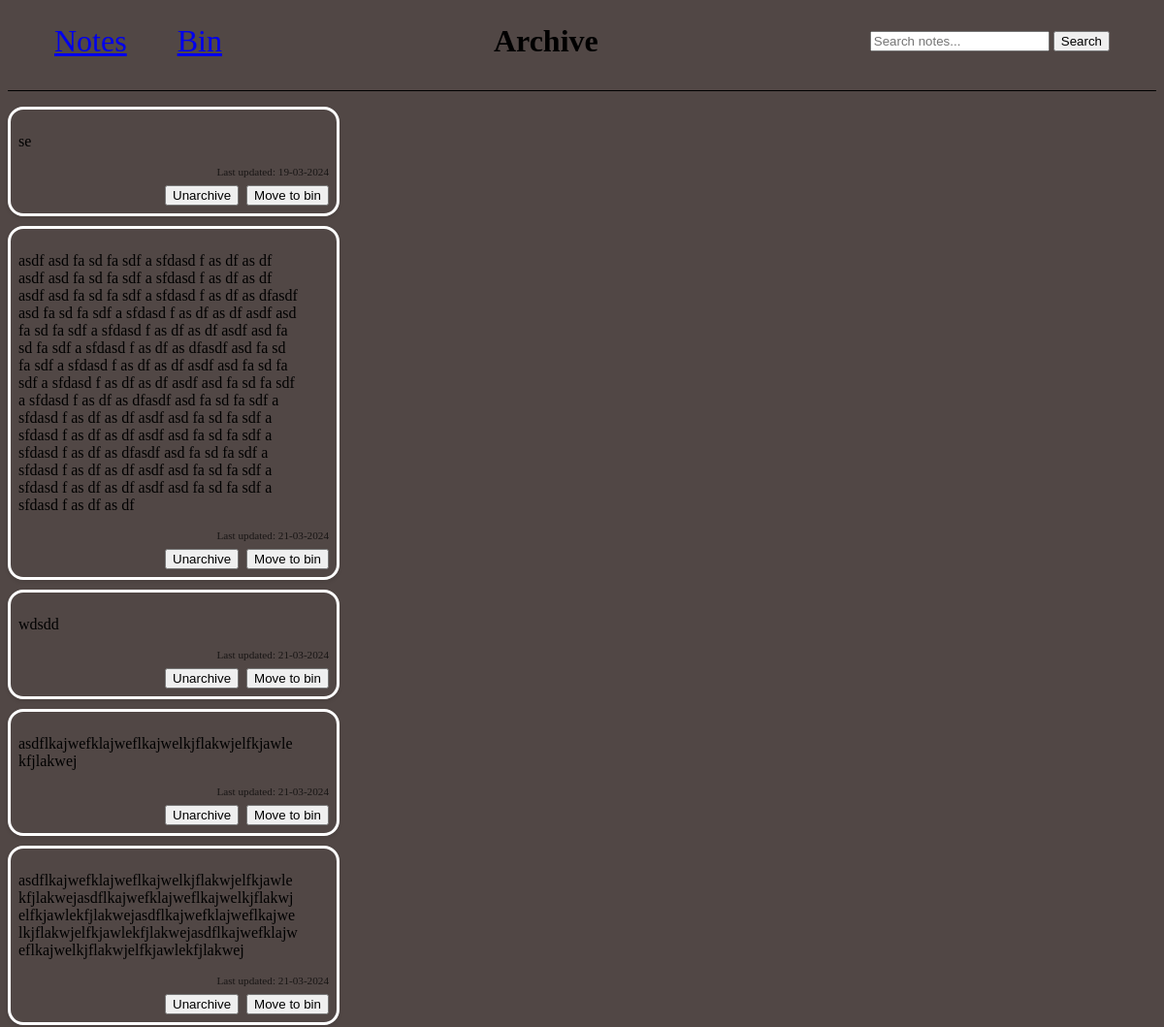
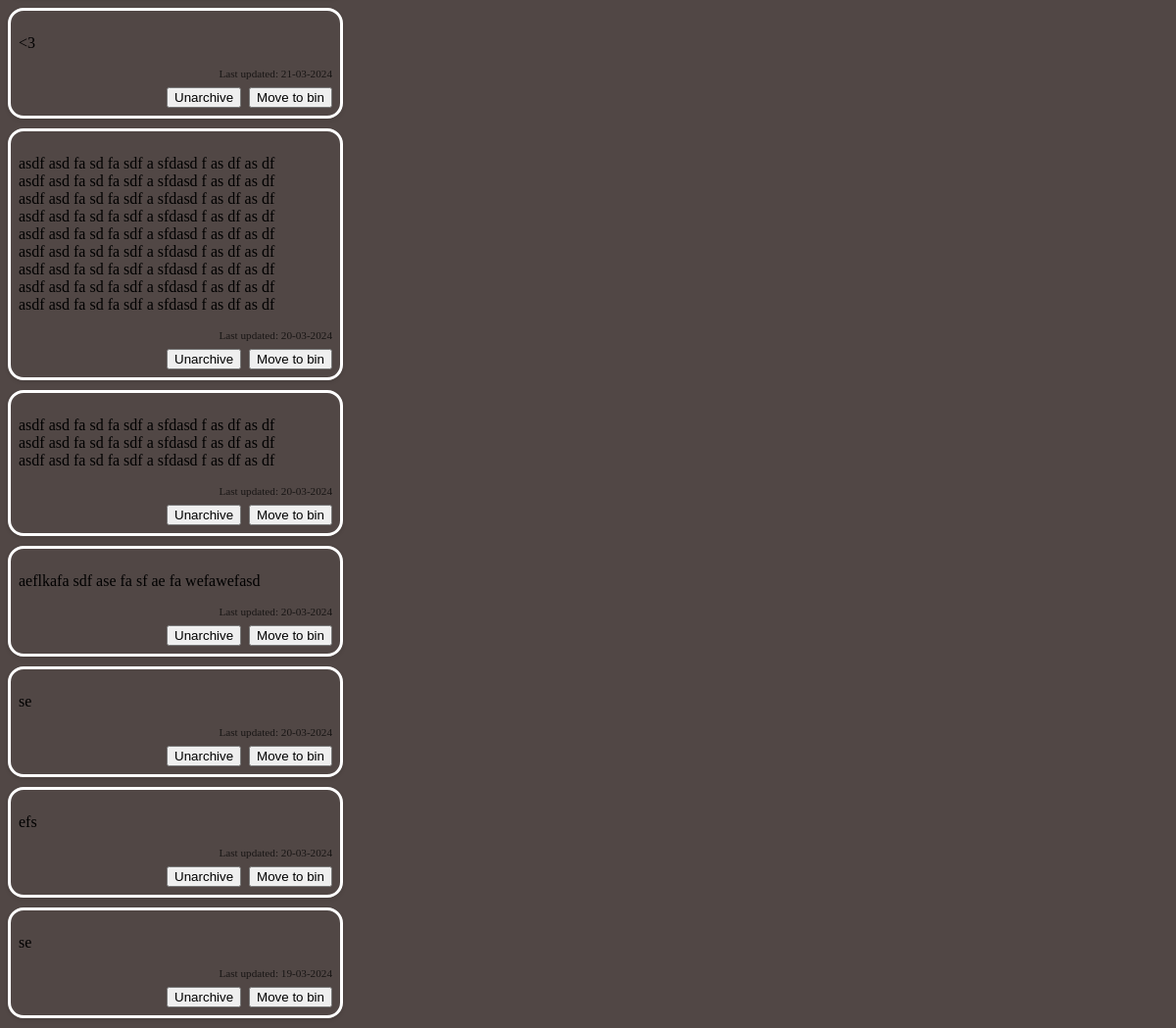
Page /archive on the committed database (2 pictures, top to bottom).
### app.py (models this page shows)
class Note(db.Model): #db.model is a class that you inherit from for all models for flask sqlachemy
    id = db.Column(db.Integer, primary_key=True) #first column using id(int) as a key
    content = db.Column(db.String(200), nullable=False) #second column sets max input as 200chars and cant be empty
    archived = db.Column(db.Boolean, default=False, nullable=False)
    binned = db.Column(db.Boolean, default=False, nullable=False)
    date = db.Column(db.DateTime, default =datetime.utcnow)
    pinned = db.Column(db.Boolean,default = False)

### app.py (the view)
@app.route('/archive',methods=['GET'])
def archive():
    query = request.args.get('query', '')
    archived_notes = Note.query.filter_by(archived=True, binned = False).order_by(Note.pinned.desc(), Note.date.desc()).all()
    search_results_archive = []
    if query:
        search_results_archive = Note.query.filter(Note.content.ilike(f'%{query}%'), Note.archived==True, Note.binned==False).order_by(Note.pinned.desc(),Note.date.desc()).all()
    if archived_notes:
        return render_template('archive.html', notes=archived_notes, search_results = search_results_archive, query = query)
    else:
        return redirect(url_for('index'))

### templates/archive.html (shortened to what this page needs)
<!DOCTYPE html>
<html lang="en">
<head>
    {% from "other_macros.html" import head_elements %}
    {{ head_elements() }}
</head>
<body>
    {% from "button_macros.html" import cancel_search %}
    {% from "meta_macros.html" import render_notes, links_bar,search %}
    <div class="header_bar">
        {{ links_bar('archive') }}
        <h1 class = "title">Archive</h1>
        {{ search('archive', query)}}
    </div>
    <main class = "main_app">
        <div class = "notes_list">
            {% if query %}
                {% if search_results %}
                    <h2 class = "search_results">Search Results for: "{{ query }}" in archive</h2>
                    {{ render_notes(search_results, 'archive') }}
                {% else %}
                    <p class = "no_results">No results found for "{{ query }}" :&#40;</p>
                {% endif %}
            {% else %}
                {{ render_notes(notes, 'archive') }}
            {% endif %}
        </div>
    </main>
</body>
</html>

### templates/button_macros.html (shortened to what this page needs)
{% macro toggle_bin_button(note) %}
    <form action="{{ url_for('toggle_bin', note_id=note.id) }}" method="POST" >
        <button type="submit">{{ 'Remove from bin' if note.binned else 'Move to bin' }}</button>
    </form>
{% endmacro %}
{% macro toggle_archived_button(note) %}
    <form action="{{ url_for('toggle_archived', note_id=note.id) }}" method="POST" >
        <button type="submit">{{ 'Unarchive' if note.archived else 'Archive' }}</button>
    </form>
{% endmacro %}
{% macro display_date(note) %}
    <div>Last updated: {{ note.date.strftime('%d-%m-%Y') }}</div>
{% endmacro %}

### templates/meta_macros.html (shortened to what this page needs)
{% from "button_macros.html" import toggle_archived_button,toggle_bin_button,toggle_pin_button %}
{% from "button_macros.html" import display_datetime,display_date,edit_button,delete_button,cancel_search,search_button %}
{% from "other_macros.html" import archive_link, bin_link, index_link,search_box %}
{% macro render_notes(notes, type) %}
<div class="notes-grid masonry-container-{{ type }}">
  {% for note in notes %}
  <div class="note-container masonry-item">
    <div class="note-content">
      <p>{{ note.content }}</p>
    </div>
    <div class="note-extras">
      <div class="note-date">
        {% if type == 'main' %}
        {{ display_datetime(note) }}
        {% else %}
        {{ display_date(note) }}
        {% endif %}
      </div>
      <div class="note-buttons">
        {% if type != 'bin' %}
        {{ toggle_archived_button(note) }}
        {% endif %}
        {{ toggle_bin_button(note) }}
      </div>
    </div>
  </div>
  {% endfor %}
</div>
{% endmacro %}
{% macro links_bar(page) %}
    <header class = "header">
        {% if page != 'main' %}
            {{ index_link() }}
        {% endif %}
        {% if page != 'bin' %}
            {{ bin_link() }}
        {% endif %}
    </header>
{% endmacro %}
{% macro search(url, query) %}
    <div class = "search_box">
        {{ search_box(url, query)}}
    </div>
{% endmacro %}

### static/layout_styling.css (style rules this page uses)
body { background-color:rgba(42, 30, 28, 0.817); }
.header_bar { display:flex; align-items: center; justify-content: space-between; border-bottom: 0.1rem solid black; padding: 1rem 0 2rem 0; margin-bottom: 1rem; }
.search_box { margin-right:3rem; }
.title { font-size:2rem; margin:0; }
.search_box { display:flex; flex-direction: column; }

### static/notes_styling.css (style rules this page uses)
.notes-grid { margin: 0 auto; }
.note-container { border: 0.2rem solid white; padding: 0.5rem; display: flex; flex-direction: column; min-width: 13rem; max-width:20rem; width: calc(33.33% - 10px); position: relative; height: auto; border-radius: 1rem; box-shadow: 0 2px 4px rgba(0, 0, 0, 0.1); margin-bottom: 10px; }
.note-content { margin-right: 2rem; word-wrap: break-word; flex-grow: 1; }
.note-extras { display: flex; flex-direction: column; align-items: flex-end; margin-top: auto; }
.note-date { font-size: 0.7rem; color: rgb(0, 0, 0, 0.7); margin-bottom: 0.5rem; white-space: nowrap; overflow: hidden; text-overflow: ellipsis; max-width: 100%; }
.note-buttons { display: flex; justify-content: flex-end; }
.note-buttons button { margin-left: 0.5rem; }

### rows in the picture
Note: content "se", date "19-03-2024", archived "Unarchive", binned "Move to bin"
Note: content "asdf asd fa sd fa sdf a sfdasd f as df as df asdf asd fa sd fa sdf a sfdasd f as df as df asdf asd fa sd fa sdf a sfdasd f as df as dfasdf asd fa sd fa sdf a sfdasd f as df as df asdf asd fa sd fa sdf a sfdasd f as df as df asdf asd fa sd fa sdf a sfdasd f as df as dfasdf asd fa sd fa sdf a sfdasd f as df as df asdf asd fa sd fa sdf a sfdasd f as df as df asdf asd fa sd fa sdf a sfdasd f as df as dfasdf asd fa sd fa sdf a sfdasd f as df as df asdf asd fa sd fa sdf a sfdasd f as df as df asdf asd fa sd fa sdf a sfdasd f as df as dfasdf asd fa sd fa sdf a sfdasd f as df as df asdf asd fa sd fa sdf a sfdasd f as df as df asdf asd fa sd fa sdf a sfdasd f as df as df", date "21-03-2024", archived "Unarchive", binned "Move to bin"
Note: content "wdsdd", date "21-03-2024", archived "Unarchive", binned "Move to bin"
Note: content "asdflkajwefklajweflkajwelkjflakwjelfkjawlekfjlakwej", date "21-03-2024", archived "Unarchive", binned "Move to bin"
Note: content "asdflkajwefklajweflkajwelkjflakwjelfkjawlekfjlakwejasdflkajwefklajweflkajwelkjflakwjelfkjawlekfjlakwejasdflkajwefklajweflkajwelkjflakwjelfkjawlekfjlakwejasdflkajwefklajweflkajwelkjflakwjelfkjawlekfjlakwej", date "21-03-2024", archived "Unarchive", binned "Move to bin"
Note: content "<3", date "21-03-2024", archived "Unarchive", binned "Move to bin"
Note: content "asdf asd fa sd fa sdf a sfdasd f as df as df asdf asd fa sd fa sdf a sfdasd f as df as df asdf asd fa sd fa sdf a sfdasd f as df as df asdf asd fa sd fa sdf a sfdasd f as df as df asdf asd fa sd fa sdf a sfdasd f as df as df asdf asd fa sd fa sdf a sfdasd f as df as df asdf asd fa sd fa sdf a sfdasd f as df as df asdf asd fa sd fa sdf a sfdasd f as df as df asdf asd fa sd fa sdf a sfdasd f as df as df", date "20-03-2024", archived "Unarchive", binned "Move to bin"
Note: content "asdf asd fa sd fa sdf a sfdasd f as df as df asdf asd fa sd fa sdf a sfdasd f as df as df asdf asd fa sd fa sdf a sfdasd f as df as df", date "20-03-2024", archived "Unarchive", binned "Move to bin"
Note: content "aeflkafa sdf ase fa sf ae fa wefawefasd", date "20-03-2024", archived "Unarchive", binned "Move to bin"
Note: content "se", date "20-03-2024", archived "Unarchive", binned "Move to bin"
Note: content "efs", date "20-03-2024", archived "Unarchive", binned "Move to bin"
Note: content "se", date "19-03-2024", archived "Unarchive", binned "Move to bin"
